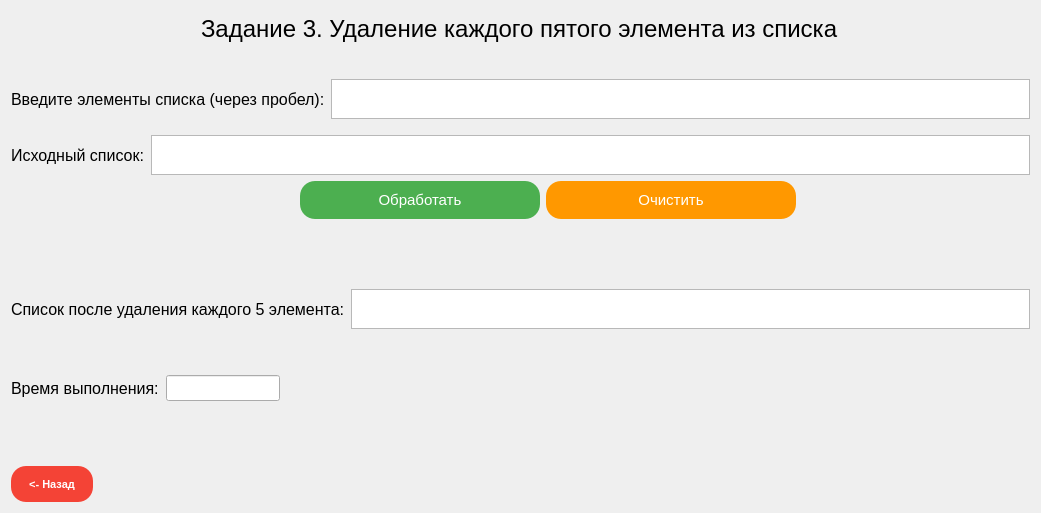
<?xml version="1.0" encoding="UTF-8"?>
<ui version="4.0">
 <class>task3widget</class>
 <widget class="QWidget" name="task3widget">
  <property name="geometry">
   <rect>
    <x>0</x>
    <y>0</y>
    <width>1041</width>
    <height>513</height>
   </rect>
  </property>
  <property name="windowTitle">
   <string>Form</string>
  </property>
  <layout class="QGridLayout" name="gridLayout">
   <item row="0" column="0" colspan="4" alignment="Qt::AlignHCenter">
    <widget class="QLabel" name="label">
     <property name="font">
      <font>
       <pointsize>18</pointsize>
      </font>
     </property>
     <property name="text">
      <string>Задание 3. Удаление каждого пятого элемента из списка</string>
     </property>
    </widget>
   </item>
   <item row="11" column="0">
    <widget class="QPushButton" name="buttonBack">
     <property name="minimumSize">
      <size>
       <width>30</width>
       <height>26</height>
      </size>
     </property>
     <property name="maximumSize">
      <size>
       <width>82</width>
       <height>36</height>
      </size>
     </property>
     <property name="font">
      <font>
       <pointsize>8</pointsize>
       <weight>75</weight>
       <bold>true</bold>
      </font>
     </property>
     <property name="styleSheet">
      <string notr="true">QPushButton {
    background-color: #f44336; 
    color: white;
    border: none;
    padding: 10px;
    min-width: 10px;
    min-height: 6px;
    border-radius: 15px;
}

QPushButton:hover {
    background-color: #d32f2f;  
}

QPushButton:pressed {
    background-color: #b71c1c;  
}</string>
     </property>
     <property name="text">
      <string>&lt;- Назад</string>
     </property>
    </widget>
   </item>
   <item row="5" column="1">
    <spacer name="verticalSpacer_2">
     <property name="orientation">
      <enum>Qt::Vertical</enum>
     </property>
     <property name="sizeType">
      <enum>QSizePolicy::Fixed</enum>
     </property>
     <property name="sizeHint" stdset="0">
      <size>
       <width>20</width>
       <height>48</height>
      </size>
     </property>
    </spacer>
   </item>
   <item row="4" column="1">
    <widget class="QPushButton" name="buttonTask3_Calculate">
     <property name="minimumSize">
      <size>
       <width>30</width>
       <height>30</height>
      </size>
     </property>
     <property name="maximumSize">
      <size>
       <width>250</width>
       <height>16777215</height>
      </size>
     </property>
     <property name="font">
      <font>
       <pointsize>11</pointsize>
      </font>
     </property>
     <property name="styleSheet">
      <string notr="true">QPushButton {
    background-color: #4CAF50;  
    color: white;
    border: none;
    padding: 10px;
    min-width: 10px;         
    min-height: 10px;          
    border-radius: 15px;      
}
QPushButton:hover {
    background-color: #45a049;  
}
QPushButton:pressed {
    background-color: #3e8e41; 
}</string>
     </property>
     <property name="text">
      <string>Обработать</string>
     </property>
    </widget>
   </item>
   <item row="8" column="0" rowspan="2" colspan="4">
    <layout class="QHBoxLayout" name="horizontalLayout_6" stretch="0,0">
     <property name="spacing">
      <number>7</number>
     </property>
     <property name="rightMargin">
      <number>750</number>
     </property>
     <item>
      <widget class="QLabel" name="label_7">
       <property name="font">
        <font>
         <pointsize>12</pointsize>
        </font>
       </property>
       <property name="text">
        <string>Время выполнения:</string>
       </property>
      </widget>
     </item>
     <item>
      <widget class="QLineEdit" name="lineEditTask3_Time">
       <property name="minimumSize">
        <size>
         <width>0</width>
         <height>0</height>
        </size>
       </property>
       <property name="maximumSize">
        <size>
         <width>16777215</width>
         <height>16777215</height>
        </size>
       </property>
       <property name="font">
        <font>
         <pointsize>11</pointsize>
        </font>
       </property>
       <property name="readOnly">
        <bool>true</bool>
       </property>
      </widget>
     </item>
    </layout>
   </item>
   <item row="6" column="0" rowspan="2" colspan="4">
    <layout class="QHBoxLayout" name="horizontalLayout_8">
     <item>
      <widget class="QLabel" name="label_9">
       <property name="font">
        <font>
         <pointsize>12</pointsize>
        </font>
       </property>
       <property name="text">
        <string>Список после удаления каждого 5 элемента:</string>
       </property>
      </widget>
     </item>
     <item>
      <widget class="QTextEdit" name="textEditTask3_Output">
       <property name="maximumSize">
        <size>
         <width>16777215</width>
         <height>40</height>
        </size>
       </property>
       <property name="font">
        <font>
         <pointsize>10</pointsize>
        </font>
       </property>
       <property name="readOnly">
        <bool>true</bool>
       </property>
      </widget>
     </item>
    </layout>
   </item>
   <item row="1" column="0">
    <spacer name="verticalSpacer_3">
     <property name="orientation">
      <enum>Qt::Vertical</enum>
     </property>
     <property name="sizeType">
      <enum>QSizePolicy::Fixed</enum>
     </property>
     <property name="sizeHint" stdset="0">
      <size>
       <width>20</width>
       <height>26</height>
      </size>
     </property>
    </spacer>
   </item>
   <item row="2" column="0" colspan="4">
    <layout class="QHBoxLayout" name="horizontalLayout_5">
     <property name="topMargin">
      <number>0</number>
     </property>
     <item>
      <widget class="QLabel" name="label_6">
       <property name="font">
        <font>
         <pointsize>12</pointsize>
        </font>
       </property>
       <property name="text">
        <string>Введите элементы списка (через пробел):</string>
       </property>
      </widget>
     </item>
     <item>
      <widget class="QTextEdit" name="textEditTask3_Input">
       <property name="maximumSize">
        <size>
         <width>16777215</width>
         <height>40</height>
        </size>
       </property>
       <property name="font">
        <font>
         <pointsize>10</pointsize>
        </font>
       </property>
       <property name="readOnly">
        <bool>false</bool>
       </property>
      </widget>
     </item>
    </layout>
   </item>
   <item row="10" column="0">
    <spacer name="verticalSpacer_5">
     <property name="orientation">
      <enum>Qt::Vertical</enum>
     </property>
     <property name="sizeType">
      <enum>QSizePolicy::Fixed</enum>
     </property>
     <property name="sizeHint" stdset="0">
      <size>
       <width>20</width>
       <height>35</height>
      </size>
     </property>
    </spacer>
   </item>
   <item row="4" column="2" colspan="2">
    <widget class="QPushButton" name="buttonTask3_Clean">
     <property name="minimumSize">
      <size>
       <width>30</width>
       <height>30</height>
      </size>
     </property>
     <property name="maximumSize">
      <size>
       <width>250</width>
       <height>16777215</height>
      </size>
     </property>
     <property name="font">
      <font>
       <pointsize>11</pointsize>
      </font>
     </property>
     <property name="styleSheet">
      <string notr="true">QPushButton {
    background-color: #FF9800;   
    color: white;
    border: none;
    padding: 10px;
    min-width: 10px;         
    min-height: 10px;          
    border-radius: 15px;     
}
QPushButton:hover {
    background-color: #F57C00;    
}
QPushButton:pressed {
    background-color: #E65100;    
}</string>
     </property>
     <property name="text">
      <string>Очистить</string>
     </property>
    </widget>
   </item>
   <item row="4" column="0">
    <spacer name="horizontalSpacer">
     <property name="orientation">
      <enum>Qt::Horizontal</enum>
     </property>
     <property name="sizeType">
      <enum>QSizePolicy::Fixed</enum>
     </property>
     <property name="sizeHint" stdset="0">
      <size>
       <width>283</width>
       <height>20</height>
      </size>
     </property>
    </spacer>
   </item>
   <item row="3" column="0" colspan="4">
    <layout class="QHBoxLayout" name="horizontalLayout_7">
     <property name="topMargin">
      <number>10</number>
     </property>
     <property name="bottomMargin">
      <number>0</number>
     </property>
     <item>
      <widget class="QLabel" name="label_8">
       <property name="font">
        <font>
         <pointsize>12</pointsize>
        </font>
       </property>
       <property name="text">
        <string>Исходный список:</string>
       </property>
      </widget>
     </item>
     <item>
      <widget class="QTextEdit" name="textEditTask3_Original">
       <property name="maximumSize">
        <size>
         <width>16777215</width>
         <height>40</height>
        </size>
       </property>
       <property name="baseSize">
        <size>
         <width>0</width>
         <height>0</height>
        </size>
       </property>
       <property name="font">
        <font>
         <pointsize>10</pointsize>
        </font>
       </property>
       <property name="readOnly">
        <bool>true</bool>
       </property>
      </widget>
     </item>
    </layout>
   </item>
  </layout>
 </widget>
 <resources/>
 <connections/>
</ui>
